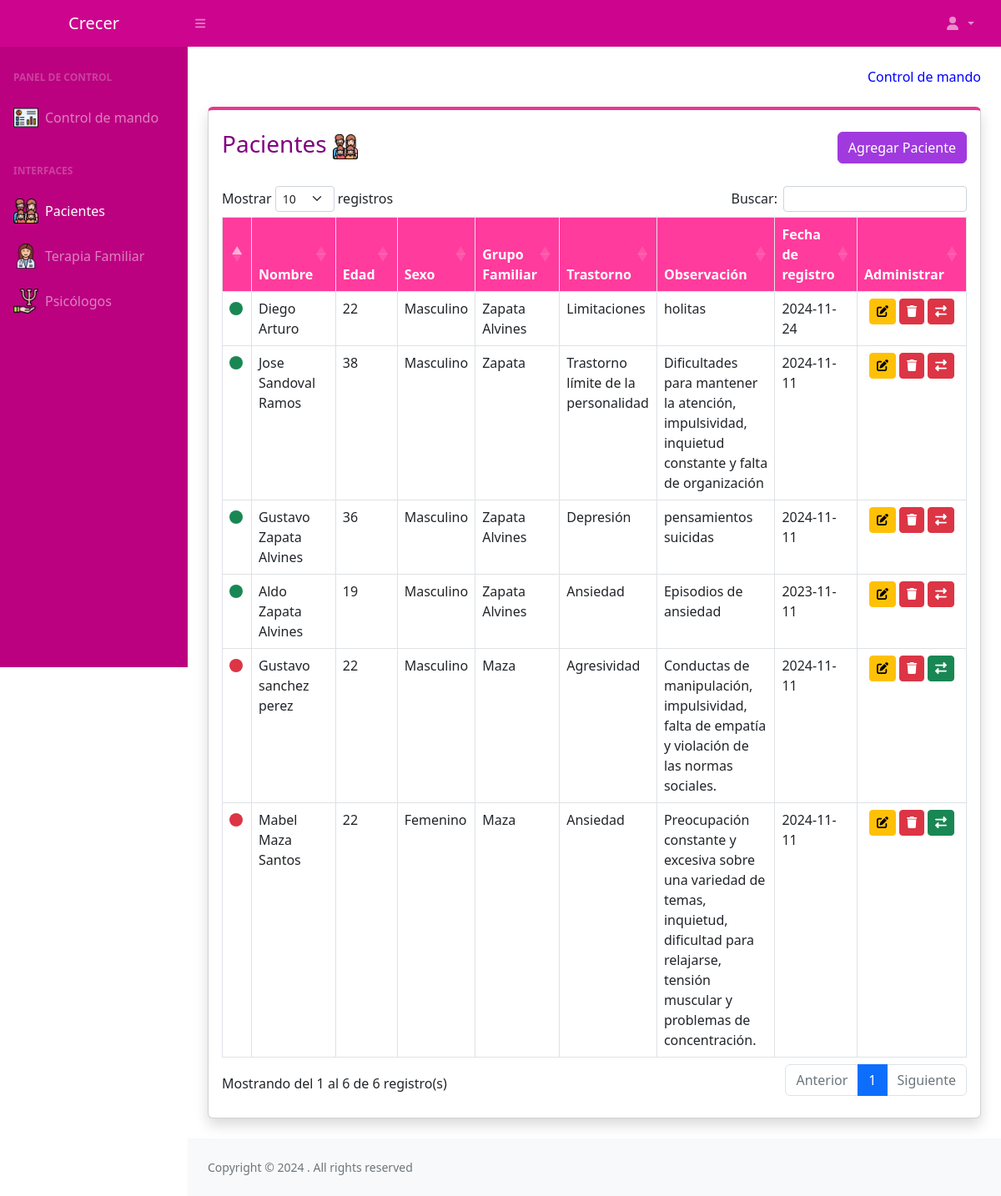
Page /Crecer/Paciente.php (signed in) on the committed database.
### tables this page shows
CREATE TABLE `paciente` (
  `Id` int(11) NOT NULL,
  `Nombre` varchar(50) NOT NULL,
  `Edad` int(11) NOT NULL,
  `Sexo` varchar(20) NOT NULL,
  `Grupo_Familiar` varchar(50) NOT NULL,
  `Trastorno` varchar(120) NOT NULL,
  `Observacion` varchar(200) NOT NULL,
  `Fecha_Registro` date NOT NULL,
  `Estado` tinyint(4) NOT NULL
);

### Crecer/Paciente.php (the view, shortened to what this page needs)
<?php
$db = new Database();
$con = $db->conectar();
$sql = $con->prepare("SELECT p.Id, p.Nombre, p.Edad, p.Sexo, IFNULL(f.Grupo_Familiar, 'Sin grupo familiar') as Grupo_Familiar, p.Trastorno, p.Observacion, p.Estado, p.Fecha_Registro FROM paciente p
    LEFT JOIN familia_paciente fp on p.Id = fp.idPaciente
    LEFT JOIN terapia_familiar f on fp.idFamilia = f.Id
    ORDER BY p.Estado, p.Id  DESC");
$sql->execute();
$resultado = $sql->fetchAll(PDO::FETCH_ASSOC);
?>
<?php
$current_page = 'Paciente';
include 'Header.php';
?>
<main>
    <div class="container-fluid px-4">
        <div class="mt-4 text-end">
            <a href="Inicio.php" class="no-underline">
                Control de mando
            </a>
        </div>
        <div class="card border-top-rose shadow h-100 py-2 mb-4 mt-4">
            <div class="card-body">
                <div class="d-flex justify-content-between align-items-center ">
                    <h3 class="text-purple">Pacientes <img src="Img/icons/familia.png" class="small-icon"></h3>
                    <a href="Registro_Paciente.php" class="btn btn-purpura text-white">Agregar Paciente</a>
                </div>
                <br>
                <table id="employeeTable" class="table table-bordered">
                    <thead class="table-rose text-white">
                        <tr>
                            <th> </th>
                            <th>Nombre</th>
                            <th>Edad</th>
                            <th>Sexo</th>
                            <th>Grupo Familiar</th>
                            <th>Trastorno</th>
                            <th>Observación</th>
                            <th>Fecha de registro</th>
                            <th>Administrar</th>
                        </tr>
                    </thead>
                    <tbody>
                        <?php foreach ($resultado as $row) { ?>
                            <tr>
                                <td>
                                    <div class="form-check-label" id="label_<?php echo $row['Id'] ?>">
                                        <?php echo $row['Estado'] == 0 ? '<i class="fas fa-circle text-success"></i>' : '<i class="fas fa-circle text-danger"></i>' ?>
                                    </div>
                                </td>
                                <td><?php echo $row['Nombre'] ?></td>
                                <td><?php echo $row['Edad'] ?></td>
                                <td><?php echo $row['Sexo'] ?></td>
                                <td><?php echo $row['Grupo_Familiar'] ?></td>
                                <td>
                                    <?php
                                    switch ($row['Trastorno']) {
                                        case '0':
                                            echo 'Ansiedad';
                                            break;
                                        case '1':
                                            echo 'Depresión';
                                            break;
                                        case '2':
                                            echo 'Trastorno límite de la personalidad';
                                            break;
                                        case '4':
                                            echo 'Limitaciones';
                                            break;
                                        case '6':
                                            echo 'Agresividad';
                                            break;
                                    }
                                    ?>
                                </td>
                                <td><?php echo $row['Observacion'] ?></td>
                                <td><?php echo $row['Fecha_Registro'] ?></td>
                                <td class="text-center">
                                    <a href="Editar_Paciente.php?id=<?php echo $row['Id'] ?>&token=<?php echo hash_hmac('sha1', $row['Id'], KEY_TOKEN) ?>"
                                        class="btn btn-warning btn-sm">
                                        <i class="fas fa-edit"></i>
                                    </a>
                                    <a href="#" class="btn btn-danger btn-sm" data-bs-toggle="modal"
                                        data-bs-target="#confirmDeleteModal" data-id="<?php echo $row['Id']; ?>">
                                        <i class="fas fa-trash"></i>
                                    </a>
                                    <label for="select_<?php echo $row['Id'] ?>" class="btn <?php echo $row['Estado'] == 1 ? 'btn-success' : 'btn-danger' ?> btn-sm">
                                        <i class="fas fa-exchange-alt"></i>
                                    </label>
                                </td>
                            </tr>
                        <?php } ?>
                    </tbody>
                </table>
            </div>
        </div>
</main>
<?php include 'Footer.php'; ?>

### Crecer/Header.php (shortened to what this page needs)
<!DOCTYPE html>
<html lang="en">
<head>
    <link href="https://cdn.datatables.net/1.11.5/css/dataTables.bootstrap5.min.css" rel="stylesheet">
    <link rel="stylesheet" href="//code.jquery.com/ui/1.12.1/themes/base/jquery-ui.css">
    <link href="Css/styles.css" rel="stylesheet" />
    <link href="Css/Index.css" rel="stylesheet" />
</head>
<body class="sb-nav-fixed">
    <nav class="sb-topnav navbar navbar-expand navbar-dark">
        <a class="navbar-brand  text-center" href="Inicio.php">
            Crecer
        </a>
        <button class="btn btn-link btn-sm order-1 order-lg-0 me-4 me-lg-0" id="sidebarToggle" href="#!"><i
                class="fas fa-bars"></i></button>
        <ul class="navbar-nav ms-auto me-3 me-lg-4">
            <li class="nav-item dropdown">
                <a class="nav-link dropdown-toggle" id="navbarDropdown" href="#" role="button" data-bs-toggle="dropdown"
                    aria-expanded="false">
                    <i class="fas fa-user fa-fw"></i>
                </a>
            </li>
        </ul>
    </nav>
    <div id="layoutSidenav">
        <div id="layoutSidenav_nav">
            <nav class="sb-sidenav accordion sb-sidenav-dark" id="sidenavAccordion">
                <div class="sb-sidenav-menu">
                    <div class="nav">
                        <div class="sb-sidenav-menu-heading">Panel de Control</div>
                        <a class="nav-link <?php echo isset($current_page) && $current_page == 'Inicio' ? 'active' : ''; ?>"
                            href="Inicio.php">
                            <div class="sb-nav-link-icon">
                                <img src="Img/icons/control.png" class="small-icon">
                            </div>
                            Control de mando
                        </a>
                        <div class="sb-sidenav-menu-heading">Interfaces</div>
                        <a class="nav-link <?php echo isset($current_page) && $current_page == 'Paciente' ? 'active' : ''; ?>"
                            href="Paciente.php">
                            <div class="sb-nav-link-icon">
                                <img src="Img/icons/familia.png" class="small-icon">
                            </div>
                            Pacientes
                        </a>
                        <a class="nav-link <?php echo isset($current_page) && $current_page == 'Terapia' ? 'active' : ''; ?>"
                            href="Terapia_Familiar.php">
                            <div class="sb-nav-link-icon">
                                <img src="Img/icons/medico.png" class="small-icon">
                            </div>
                            Terapia Familiar
                        </a>
                        <a class="nav-link <?php echo isset($current_page) && $current_page == 'Psicologos' ? 'active' : ''; ?>"
                            href="Psicologos.php">
                            <div class="sb-nav-link-icon">
                                <img src="Img/icons/Configuraciones1.png" class="small-icon">
                            </div>
                            Psicólogos
                        </a>
                    </div>
                </div>
            </nav>
        </div>
        <div id="layoutSidenav_content">

### Crecer/Footer.php (shortened to what this page needs)
<footer class="py-4 bg-light mt-auto">
    <div class="container-fluid px-4">
        <div class="d-flex align-items-center justify-content-between small">
            <div class="text-muted">Copyright &copy; 2024 <b class="text-primary"></b>. All rights reserved</div>
        </div>
    </div>
</footer>
</div>
</div>
</body>
</html>

### Crecer/Css/Index.css (style rules this page uses)
.btn-purpura { background-color: #a03adf; border-color: #a03adf; }

### rows in the picture
paciente: Estado 0 (drawn), Nombre "Diego Arturo", Edad "22", Sexo "Masculino", Grupo_Familiar "Zapata Alvines", Trastorno "Limitaciones", Observacion "holitas", Fecha_Registro "2024-11-24"
paciente: Estado 0 (drawn), Nombre "Jose Sandoval Ramos", Edad "38", Sexo "Masculino", Grupo_Familiar "Zapata", Trastorno "Trastorno límite de la personalidad", Observacion "Dificultades para mantener la atención, impulsividad, inquietud constante y falta de organización", Fecha_Registro "2024-11-11"
paciente: Estado 0 (drawn), Nombre "Gustavo Zapata Alvines", Edad "36", Sexo "Masculino", Grupo_Familiar "Zapata Alvines", Trastorno "Depresión", Observacion "pensamientos suicidas", Fecha_Registro "2024-11-11"
paciente: Estado 0 (drawn), Nombre "Aldo Zapata Alvines", Edad "19", Sexo "Masculino", Grupo_Familiar "Zapata Alvines", Trastorno "Ansiedad", Observacion "Episodios de ansiedad", Fecha_Registro "2023-11-11"
paciente: Estado 1 (drawn), Nombre "Gustavo sanchez perez", Edad "22", Sexo "Masculino", Grupo_Familiar "Maza", Trastorno "Agresividad", Observacion "Conductas de manipulación, impulsividad, falta de empatía y violación de las normas sociales.", Fecha_Registro "2024-11-11"
paciente: Estado 1 (drawn), Nombre "Mabel Maza Santos", Edad "22", Sexo "Femenino", Grupo_Familiar "Maza", Trastorno "Ansiedad", Observacion "Preocupación constante y excesiva sobre una variedad de temas, inquietud, dificultad para relajarse, tensión muscular y problemas de concentración.", Fecha_Registro "2024-11-11"
